Frame 1 (no input): blank canvas, image omitted
Frame 60 (the mouse pressed at the canvas centre just before this capture): blank canvas, image omitted
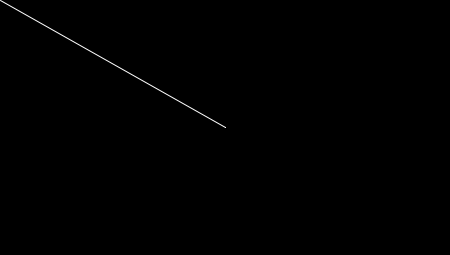
Frame 120 (the mouse held since frame 60 and released just before this capture)

The Processing sketch whose frames 1 and 60 were blank and that drew this single picture after the mouse press (run headless with seeded random() and noise(); from frame 60 on, the mouse is pressed at the canvas centre):

// Processing sketch: Pizarra
// ── Pizarra.pde
void setup() { 
  size(450, 255);
  stroke(255);
  background(0);
} 
void draw() { 
  if (mousePressed == true) line(pmouseX, pmouseY, mouseX, mouseY); 
}
